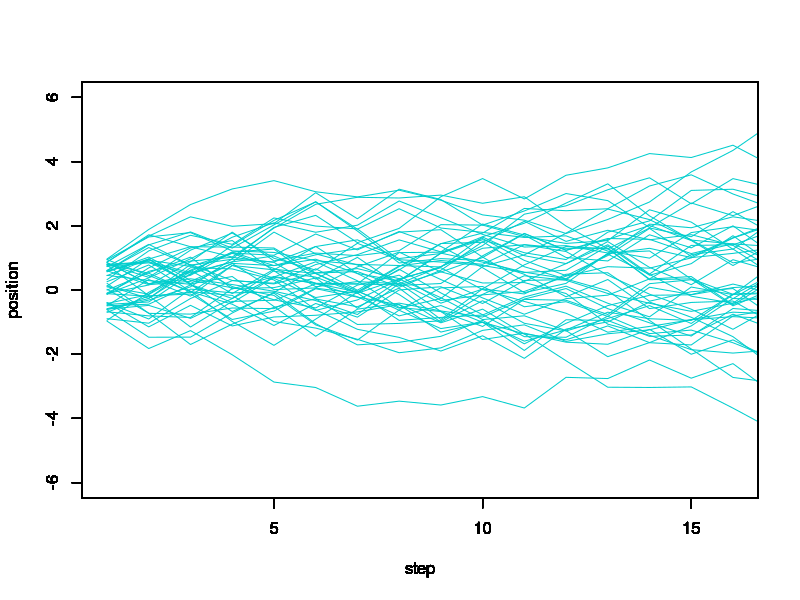
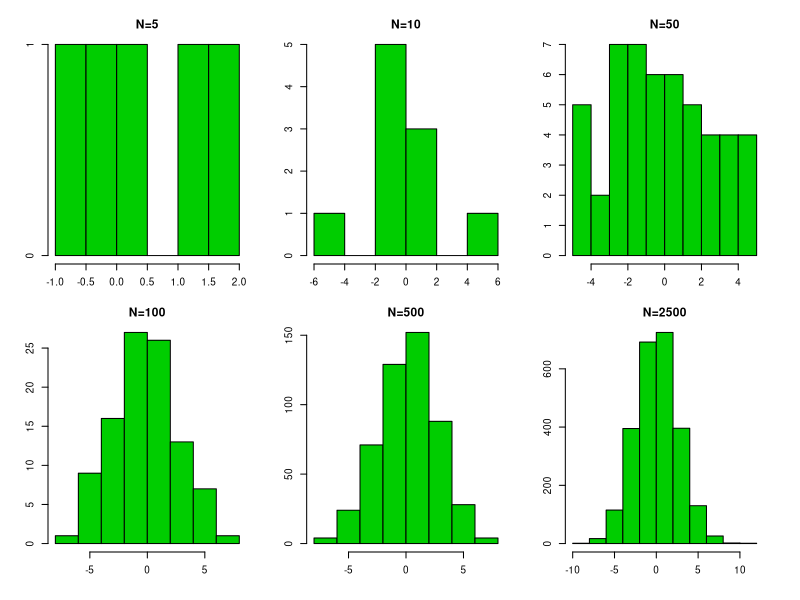

These figures' R source, in order:
# A simple  Random Walk experiment


#Plot the position at N-th  step for nsim simulations  

plot_RW<-function(nsim,N){
for(i in 1:nsim){
plot(cumsum(runif(20,-1,1)),xlim=c(1,16),ylim=c(-6,6),type="l",col="cyan3",
     ylab="position",xlab="step")
par(new=TRUE)
}
}

# Plot the positon for each of 20 steps for 50 simulations
plot_RW(50,20)




# Plot a histogram of the final position
plot_hist<-function(nsim,N){
par(new=F)
pos <- replicate(nsim,sum(runif(N,-1,1)) ) 
hist(pos,main=paste("N=",nsim,sep=""),col = "green3")
}



par(mfrow = c(2, 3))
par(cex = 0.6)
par(mar = c(3, 3, 2, 2), oma = c(1, 1, 1, 1))
plot_hist(5,20)
plot_hist(10,20)
plot_hist(50,20)
plot_hist(100,20)
plot_hist(500,20)
plot_hist(2500,20)

